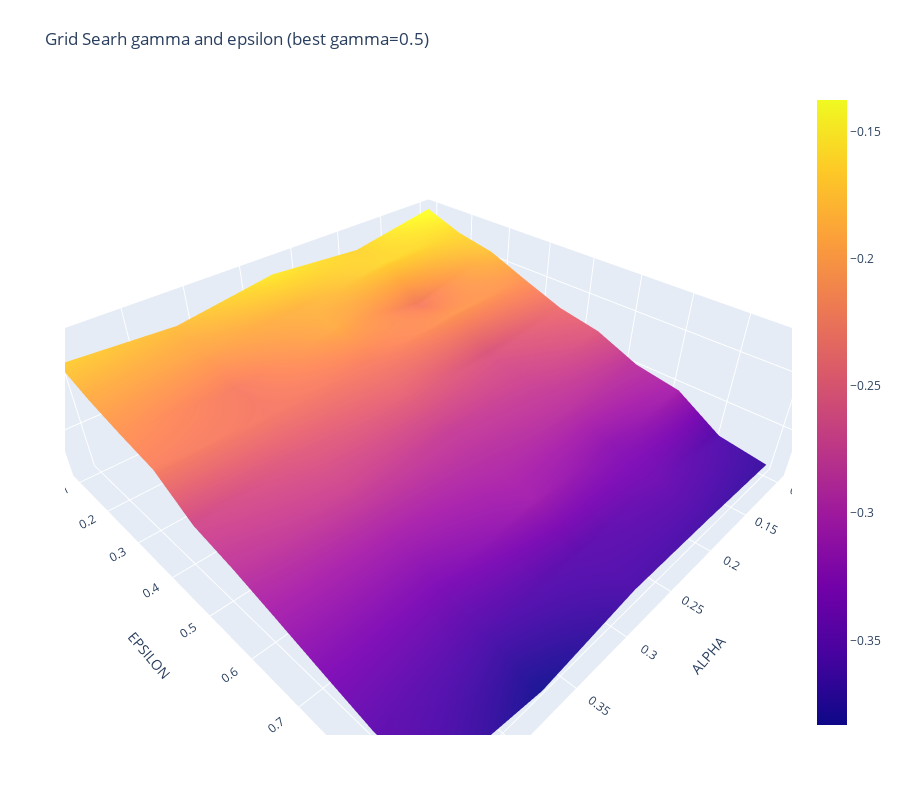

Notebook cell for this chart:
### Code cell
# При лучшем gamma
fig = go.Figure(data = [go.Surface(x=alphas_epsilons_meshgrid[0], 
                                   y=alphas_epsilons_meshgrid[1], 
                                   z=rewards[:][:][best_gamma[1]])])
fig.update_layout(title=f'Grid Searh gamma and epsilon (best gamma={best_gamma[0]:.3})', 
                  autosize=True,
                  width=900, 
                  height=800,
                  margin=dict(l=65, r=50, b=65, t=90), 
                  scene = dict(
                      xaxis = dict(title='ALPHA'),
                      yaxis = dict(title='EPSILON'),
                      zaxis = dict(title='REWARDS'),),
                 )
fig.show()
